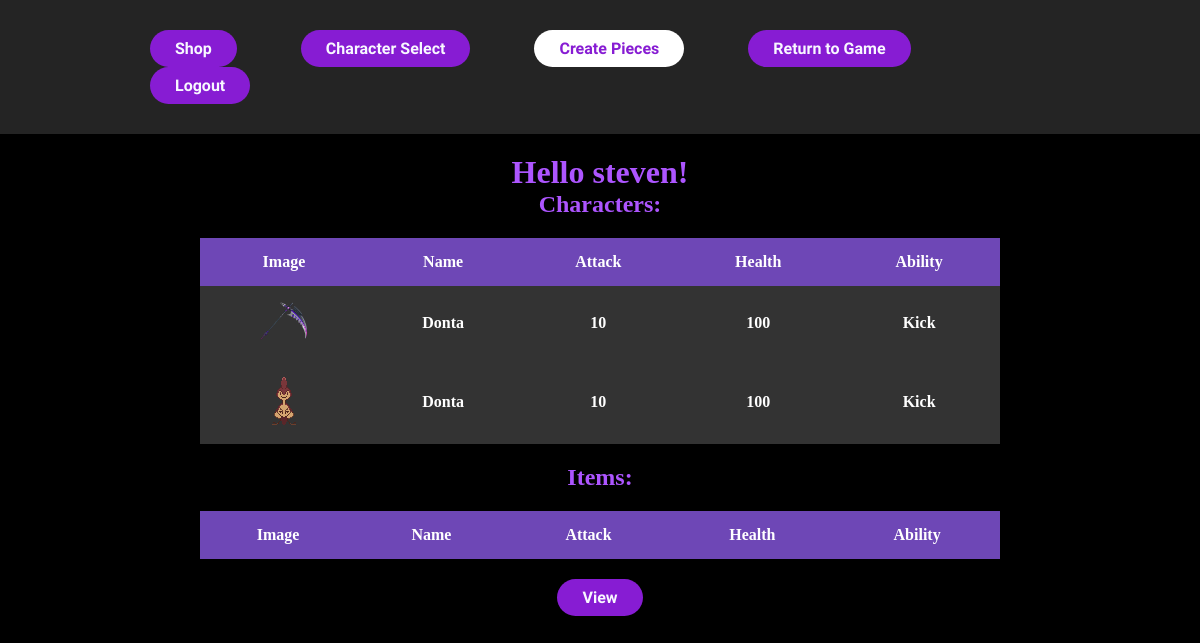
Before: /dashboard (signed in) with the older database file.
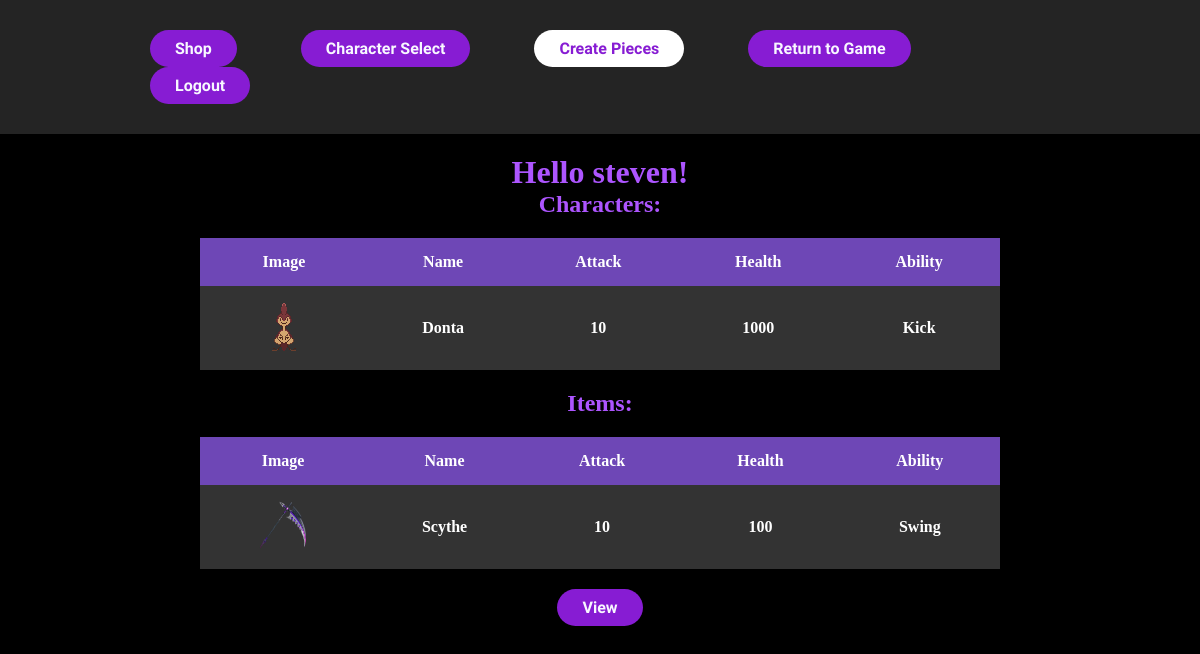
After: the same page with the newer database file.
### main/models.py (models this page shows)
class User(models.Model):
    first_name = models.CharField(max_length=20)
    last_name = models.CharField(max_length=20)
    email = models.EmailField(max_length=20)
    password = models.CharField(max_length=20)
    confirm_password = models.CharField(max_length=20)
    chosen_one = models.BooleanField(default=False)
    created_at = models.DateTimeField(auto_now_add=True)
    updated_at = models.DateTimeField(auto_now=True)
    score = models.IntegerField(default=0)
    coins = models.IntegerField(default=10000)
    objects = UserManager()

class Character(models.Model):
    name = models.CharField(max_length=20)
    attack = models.IntegerField()
    health = models.IntegerField()
    ability = models.CharField(max_length=20)
    link = models.CharField(max_length=255)
    user = models.ForeignKey(User, related_name="characters", on_delete=models.CASCADE)
    created_at = models.DateTimeField(auto_now_add=True)
    updated_at = models.DateTimeField(auto_now=True)

class Item(models.Model):
    item_name = models.CharField(max_length=20)
    attack = models.IntegerField()
    health = models.IntegerField()
    special_ability = models.CharField(max_length=255)
    link = models.CharField(max_length=255)
    character = models.ForeignKey(Character, related_name="items", on_delete = models.CASCADE)
    created_at = models.DateTimeField(auto_now_add=True)
    updated_at = models.DateTimeField(auto_now=True)

### main/views.py (the view)
# urls.py: path('dashboard', views.dashboard),
def dashboard(request):
    if 'user_id' not in request.session:
        return redirect('/')
    context = {
        "user": User.objects.get(id=request.session['user_id']),
        "all_characters": Character.objects.all(),
        "all_items": Item.objects.all(),
    }
    return render(request, 'dashboard.html', context)

### main/templates/dashboard.html (shortened to what this page needs)
<!DOCTYPE html>
<html lang="en">
<head>
    {% load static %}
    <link type="text/css" rel="stylesheet" href="{% static 'css/dashboards.css' %}">
</head>
<body style="background-color:black">
    <header>
        <nav>
            <ul class="nav_links">
                <li>
                    <a class="cta" href="/shop"><button>Shop</button></a>
                </li>
                <li>
                    <a class="cta" href="/character"><button>Character Select</button></a>
                </li>
                <li>
                    <a class="cta" href="/chosen"><button class="select">Create Pieces</button></a>
                </li>
                <li>
                    <a class="cta" href="/game"><button>Return to Game</button></a>
                </li>
                <li>
                    <a class="cta" href="/logout"><button>Logout</button></a>
                </li>
            </ul>
        </nav>
    </header>
    <div class="main-info">
        <h1>Hello {{user.first_name}}!</h1>
        <h2>Characters:</h2>
            <table>
                <thead>
                    <tr>
                        <th>Image</th>
                        <th>Name</th>
                        <th>Attack</th>
                        <th>Health</th>
                        <th>Ability</th>
                    </tr>
                </thead>
                <tbody>
                    {% for character in all_characters %}
                    <tr>
                        <th>
                            <img src="{{character.link}}" alt="" style="max-height:50px; max-width:50px;">
                        </th>
                        <th>{{character.name}}</th>
                        <th>{{character.attack}}</th>
                        <th>{{character.health}}</th>
                        <th>{{character.ability}}</th>
                    </tr>
                    {% endfor %}
                </tbody>
            </table>
            <h2 class="raise">Items:</h2>
            <table>
                <thead>
                    <tr>
                        <th>Image</th>
                        <th>Name</th>
                        <th>Attack</th>
                        <th>Health</th>
                        <th>Ability</th>
                    </tr>
                </thead>
                <tbody>
                    {% for item in all_items %}
                    <tr>
                        <th>
                            <img src="{{item.link}}" alt="" height="50px" width="50px">
                        </th>
                        <th>{{item.item_name}}</th>
                        <th>{{item.attack}}</th>
                        <th>{{item.health}}</th>
                        <th>{{item.special_ability}}</th>
                    {% endfor %}
                    </tr>
            </tbody>
            </table>
            <div class="link">
                <a href="/character"><button> View</button></a>
            </div>
        </div>
</body>
</html>

### main/static/css/dashboards.css (style rules this page uses)
* { box-sizing: border-box; margin: 0; padding: 0; }
li, a, button { font-family: 'Raleway', sans-serif; font-weight: 500; font-size: 16px; color: ghostwhite; text-decoration: none; }
header { background-color: #242424; display: flex; justify-content: space-evenly; align-items: center; padding: 30px 10%; }
body { color: white; }
.nav_links { list-style: none; }
.nav_links li { text-align: center; display: inline-block; padding: 0px 30px; }
.nav_links li a { transition: all 0.3s ease 0s; }
button { padding: 9px 25px; background-color: rgb(135, 28, 211, 1); font-weight: 600; border: none; border-radius: 50px; cursor: pointer; transition: all 0.3s ease 0s; }
.select { background-color: white; color: rgb(135, 28, 211, 1); transition: all 0.3s ease 0s; }
.main-info { text-align: center; text-decoration: none; display: inline; }
.main-info h1, .main-info h2 { color: rgb(173, 85, 255); text-align: center; }
.main-info h1 { margin-top: 20px; }
.main-info h2 { margin-bottom: 20px; }
table { margin: auto; width: 800px; border-collapse: collapse; overflow: hidden; box-shadow: 0 0 20px rgba(0,0,0,0.1); }
th, td { padding: 15px; background-color: rgba(255,255,255,0.2); color: #fff; }
th { text-align: left; }
thead th { background-color: #6e47b6; text-align: center; }
tbody th { text-align: center; }
.link { margin-top: 20px; text-align: center; margin-left: auto; margin-right: auto; }
.raise { margin-top: 20px; }

Changed rows visible on the page:
removed Character: link (picture), name "Donta", attack "10", health "100", ability "Kick"
changed Character "Donta": link: a different picture; health "100" → "1000"
added Item: link (picture), item_name "Scythe", attack "10", health "100", special_ability "Swing"
